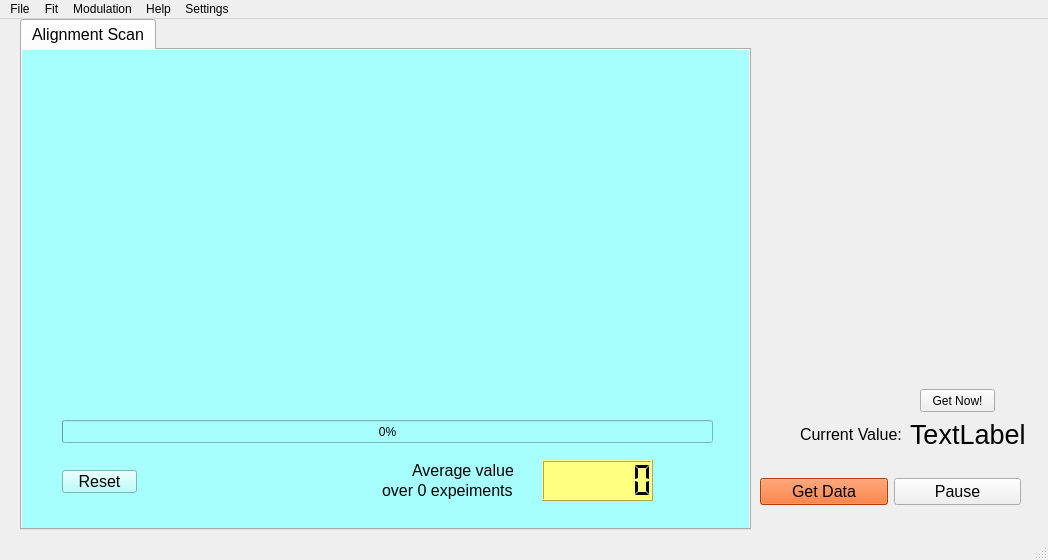
<?xml version="1.0" encoding="UTF-8"?>
<ui version="4.0">
 <class>MainWindow</class>
 <widget class="QMainWindow" name="MainWindow">
  <property name="geometry">
   <rect>
    <x>0</x>
    <y>0</y>
    <width>1048</width>
    <height>560</height>
   </rect>
  </property>
  <property name="windowTitle">
   <string>MainWindow</string>
  </property>
  <widget class="QWidget" name="centralwidget">
   <widget class="QTabWidget" name="tabWidget">
    <property name="geometry">
     <rect>
      <x>20</x>
      <y>0</y>
      <width>731</width>
      <height>511</height>
     </rect>
    </property>
    <property name="font">
     <font>
      <pointsize>12</pointsize>
     </font>
    </property>
    <property name="styleSheet">
     <string notr="true"/>
    </property>
    <property name="currentIndex">
     <number>0</number>
    </property>
    <widget class="QWidget" name="scanTab">
     <property name="styleSheet">
      <string notr="true">background-color: rgb(166, 255, 253);</string>
     </property>
     <attribute name="title">
      <string>Alignment Scan</string>
     </attribute>
     <widget class="QProgressBar" name="progressBar">
      <property name="geometry">
       <rect>
        <x>40</x>
        <y>370</y>
        <width>651</width>
        <height>23</height>
       </rect>
      </property>
      <property name="maximum">
       <number>5</number>
      </property>
      <property name="value">
       <number>0</number>
      </property>
     </widget>
     <widget class="QwtPlot" name="simple_scan_qwt_plot">
      <property name="geometry">
       <rect>
        <x>30</x>
        <y>30</y>
        <width>651</width>
        <height>321</height>
       </rect>
      </property>
     </widget>
     <widget class="QPushButton" name="reset_scan_Button">
      <property name="geometry">
       <rect>
        <x>40</x>
        <y>420</y>
        <width>75</width>
        <height>23</height>
       </rect>
      </property>
      <property name="font">
       <font>
        <pointsize>12</pointsize>
       </font>
      </property>
      <property name="text">
       <string>Reset</string>
      </property>
     </widget>
     <widget class="QLCDNumber" name="averageNumber">
      <property name="geometry">
       <rect>
        <x>520</x>
        <y>410</y>
        <width>111</width>
        <height>41</height>
       </rect>
      </property>
      <property name="font">
       <font>
        <pointsize>12</pointsize>
       </font>
      </property>
      <property name="styleSheet">
       <string notr="true">background-color: rgb(255, 255, 127);</string>
      </property>
      <property name="smallDecimalPoint">
       <bool>false</bool>
      </property>
      <property name="numDigits">
       <number>6</number>
      </property>
      <property name="segmentStyle">
       <enum>QLCDNumber::Flat</enum>
      </property>
      <property name="value" stdset="0">
       <double>0.000000000000000</double>
      </property>
     </widget>
     <widget class="QLabel" name="label_19">
      <property name="geometry">
       <rect>
        <x>390</x>
        <y>410</y>
        <width>101</width>
        <height>20</height>
       </rect>
      </property>
      <property name="font">
       <font>
        <pointsize>12</pointsize>
       </font>
      </property>
      <property name="text">
       <string>Average value</string>
      </property>
     </widget>
     <widget class="QLabel" name="scan_num_exp_label">
      <property name="geometry">
       <rect>
        <x>360</x>
        <y>430</y>
        <width>131</width>
        <height>20</height>
       </rect>
      </property>
      <property name="font">
       <font>
        <pointsize>12</pointsize>
       </font>
      </property>
      <property name="text">
       <string>over 0 expeiments </string>
      </property>
     </widget>
    </widget>
   </widget>
   <widget class="QLabel" name="label">
    <property name="geometry">
     <rect>
      <x>800</x>
      <y>400</y>
      <width>101</width>
      <height>31</height>
     </rect>
    </property>
    <property name="font">
     <font>
      <pointsize>12</pointsize>
     </font>
    </property>
    <property name="text">
     <string>Current Value:</string>
    </property>
   </widget>
   <widget class="QWidget" name="layoutWidget">
    <property name="geometry">
     <rect>
      <x>760</x>
      <y>437</y>
      <width>261</width>
      <height>71</height>
     </rect>
    </property>
    <layout class="QGridLayout" name="gridLayout_4">
     <item row="0" column="0">
      <widget class="QPushButton" name="scan_Button">
       <property name="font">
        <font>
         <pointsize>12</pointsize>
        </font>
       </property>
       <property name="styleSheet">
        <string notr="true">background-color: rgb(255, 85, 0);</string>
       </property>
       <property name="text">
        <string>Get Data</string>
       </property>
       <property name="checkable">
        <bool>true</bool>
       </property>
      </widget>
     </item>
     <item row="0" column="1">
      <widget class="QPushButton" name="pause_Button">
       <property name="font">
        <font>
         <pointsize>12</pointsize>
        </font>
       </property>
       <property name="text">
        <string>Pause</string>
       </property>
       <property name="checkable">
        <bool>true</bool>
       </property>
      </widget>
     </item>
    </layout>
   </widget>
   <widget class="QLabel" name="current_label">
    <property name="geometry">
     <rect>
      <x>910</x>
      <y>400</y>
      <width>121</width>
      <height>31</height>
     </rect>
    </property>
    <property name="font">
     <font>
      <pointsize>20</pointsize>
     </font>
    </property>
    <property name="text">
     <string>TextLabel</string>
    </property>
   </widget>
   <widget class="QPushButton" name="pushButton">
    <property name="geometry">
     <rect>
      <x>920</x>
      <y>370</y>
      <width>75</width>
      <height>23</height>
     </rect>
    </property>
    <property name="text">
     <string>Get Now!</string>
    </property>
   </widget>
  </widget>
  <widget class="QMenuBar" name="menubar">
   <property name="geometry">
    <rect>
     <x>0</x>
     <y>0</y>
     <width>1048</width>
     <height>22</height>
    </rect>
   </property>
   <widget class="QMenu" name="menuFile">
    <property name="title">
     <string>File</string>
    </property>
    <addaction name="actionSave"/>
    <addaction name="actionSave_Histogram"/>
    <addaction name="separator"/>
    <addaction name="actionExit"/>
   </widget>
   <widget class="QMenu" name="menuHelp">
    <property name="title">
     <string>Help</string>
    </property>
    <addaction name="actionAbout"/>
   </widget>
   <widget class="QMenu" name="menuFit">
    <property name="title">
     <string>Fit</string>
    </property>
    <addaction name="actionFrequency_Fit"/>
    <addaction name="actionSine_Fit"/>
    <addaction name="actionRamsey_Fit"/>
   </widget>
   <widget class="QMenu" name="menuPhase_Modulation">
    <property name="tearOffEnabled">
     <bool>false</bool>
    </property>
    <property name="title">
     <string>Modulation</string>
    </property>
    <addaction name="actionControl_Window"/>
   </widget>
   <widget class="QMenu" name="menuSettings">
    <property name="title">
     <string>Settings</string>
    </property>
    <addaction name="LoadSettings"/>
    <addaction name="SaveSettings"/>
    <addaction name="separator"/>
    <addaction name="actionCounters"/>
    <addaction name="actionCounters_Plot"/>
    <addaction name="actionSet_Scan_File"/>
   </widget>
   <addaction name="menuFile"/>
   <addaction name="menuFit"/>
   <addaction name="menuPhase_Modulation"/>
   <addaction name="menuHelp"/>
   <addaction name="menuSettings"/>
  </widget>
  <widget class="QStatusBar" name="statusbar"/>
  <action name="actionExit">
   <property name="text">
    <string>Exit</string>
   </property>
  </action>
  <action name="actionSave">
   <property name="text">
    <string>Save</string>
   </property>
   <property name="font">
    <font>
     <pointsize>8</pointsize>
    </font>
   </property>
  </action>
  <action name="actionAbout">
   <property name="text">
    <string>About</string>
   </property>
  </action>
  <action name="actionSave_Histogram">
   <property name="text">
    <string>Save with Histogram</string>
   </property>
  </action>
  <action name="actionFrequency_Fit">
   <property name="text">
    <string>Frequency Fit</string>
   </property>
  </action>
  <action name="actionSine_Fit">
   <property name="text">
    <string>Sine Fit</string>
   </property>
  </action>
  <action name="actionControl_Window">
   <property name="text">
    <string>Control Window...</string>
   </property>
  </action>
  <action name="LoadSettings">
   <property name="text">
    <string>Load</string>
   </property>
  </action>
  <action name="SaveSettings">
   <property name="text">
    <string>Save</string>
   </property>
  </action>
  <action name="actionCounters">
   <property name="text">
    <string>Counters</string>
   </property>
  </action>
  <action name="actionRamsey_Fit">
   <property name="text">
    <string>Ramsey Fit</string>
   </property>
  </action>
  <action name="actionCounters_Plot">
   <property name="text">
    <string>Counter Plots</string>
   </property>
  </action>
  <action name="actionSet_Scan_File">
   <property name="text">
    <string>Set Scan File</string>
   </property>
  </action>
 </widget>
 <customwidgets>
  <customwidget>
   <class>QwtPlot</class>
   <extends>QFrame</extends>
   <header>qwt_plot.h</header>
   <container>1</container>
  </customwidget>
 </customwidgets>
 <resources/>
 <connections>
  <connection>
   <sender>actionExit</sender>
   <signal>triggered()</signal>
   <receiver>MainWindow</receiver>
   <slot>close()</slot>
   <hints>
    <hint type="sourcelabel">
     <x>-1</x>
     <y>-1</y>
    </hint>
    <hint type="destinationlabel">
     <x>569</x>
     <y>299</y>
    </hint>
   </hints>
  </connection>
 </connections>
</ui>
